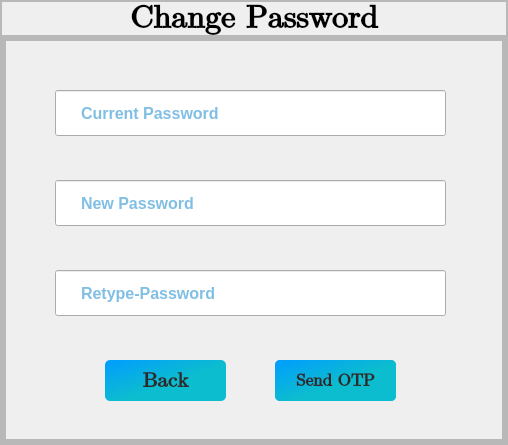
         <widget class="QFrame" name="frame_15">
          <property name="maximumSize">
           <size>
            <width>0</width>
            <height>16777215</height>
           </size>
          </property>
          <property name="frameShape">
           <enum>QFrame::StyledPanel</enum>
          </property>
          <property name="frameShadow">
           <enum>QFrame::Raised</enum>
          </property>
          <layout class="QVBoxLayout" name="verticalLayout">
           <property name="spacing">
            <number>0</number>
           </property>
           <property name="leftMargin">
            <number>0</number>
           </property>
           <property name="topMargin">
            <number>0</number>
           </property>
           <property name="rightMargin">
            <number>0</number>
           </property>
           <property name="bottomMargin">
            <number>0</number>
           </property>
           <item>
            <widget class="QFrame" name="frame_16">
             <property name="maximumSize">
              <size>
               <width>16777215</width>
               <height>50</height>
              </size>
             </property>
             <property name="frameShape">
              <enum>QFrame::StyledPanel</enum>
             </property>
             <property name="frameShadow">
              <enum>QFrame::Raised</enum>
             </property>
             <layout class="QVBoxLayout" name="verticalLayout_8">
              <property name="spacing">
               <number>0</number>
              </property>
              <property name="leftMargin">
               <number>0</number>
              </property>
              <property name="topMargin">
               <number>0</number>
              </property>
              <property name="rightMargin">
               <number>0</number>
              </property>
              <property name="bottomMargin">
               <number>0</number>
              </property>
              <item>
               <widget class="QLabel" name="label_7">
                <property name="font">
                 <font>
                  <family>Cambria Math</family>
                  <pointsize>24</pointsize>
                  <weight>75</weight>
                  <bold>true</bold>
                 </font>
                </property>
                <property name="text">
                 <string>Change Password</string>
                </property>
                <property name="alignment">
                 <set>Qt::AlignCenter</set>
                </property>
               </widget>
              </item>
             </layout>
            </widget>
           </item>
           <item>
            <widget class="QFrame" name="frame_17">
             <property name="frameShape">
              <enum>QFrame::StyledPanel</enum>
             </property>
             <property name="frameShadow">
              <enum>QFrame::Raised</enum>
             </property>
             <layout class="QHBoxLayout" name="horizontalLayout_6">
              <property name="spacing">
               <number>0</number>
              </property>
              <property name="leftMargin">
               <number>0</number>
              </property>
              <property name="topMargin">
               <number>0</number>
              </property>
              <property name="rightMargin">
               <number>0</number>
              </property>
              <property name="bottomMargin">
               <number>0</number>
              </property>
              <item>
               <widget class="QFrame" name="frame_18">
                <property name="frameShape">
                 <enum>QFrame::StyledPanel</enum>
                </property>
                <property name="frameShadow">
                 <enum>QFrame::Raised</enum>
                </property>
                <layout class="QHBoxLayout" name="horizontalLayout_7">
                 <property name="spacing">
                  <number>0</number>
                 </property>
                 <property name="leftMargin">
                  <number>0</number>
                 </property>
                 <property name="topMargin">
                  <number>0</number>
                 </property>
                 <property name="rightMargin">
                  <number>0</number>
                 </property>
                 <property name="bottomMargin">
                  <number>0</number>
                 </property>
                </layout>
               </widget>
              </item>
              <item>
               <widget class="QFrame" name="frame_19">
                <property name="minimumSize">
                 <size>
                  <width>500</width>
                  <height>0</height>
                 </size>
                </property>
                <property name="frameShape">
                 <enum>QFrame::StyledPanel</enum>
                </property>
                <property name="frameShadow">
                 <enum>QFrame::Raised</enum>
                </property>
                <layout class="QVBoxLayout" name="verticalLayout_9">
                 <property name="spacing">
                  <number>0</number>
                 </property>
                 <property name="leftMargin">
                  <number>0</number>
                 </property>
                 <property name="topMargin">
                  <number>0</number>
                 </property>
                 <property name="rightMargin">
                  <number>0</number>
                 </property>
                 <property name="bottomMargin">
                  <number>0</number>
                 </property>
                 <item>
                  <widget class="QFrame" name="frame_21">
                   <property name="frameShape">
                    <enum>QFrame::StyledPanel</enum>
                   </property>
                   <property name="frameShadow">
                    <enum>QFrame::Raised</enum>
                   </property>
                   <layout class="QVBoxLayout" name="verticalLayout_10">
                    <property name="spacing">
                     <number>0</number>
                    </property>
                    <property name="leftMargin">
                     <number>0</number>
                    </property>
                    <property name="topMargin">
                     <number>0</number>
                    </property>
                    <property name="rightMargin">
                     <number>0</number>
                    </property>
                    <property name="bottomMargin">
                     <number>0</number>
                    </property>
                   </layout>
                  </widget>
                 </item>
                 <item>
                  <widget class="QFrame" name="frame_22">
                   <property name="minimumSize">
                    <size>
                     <width>0</width>
                     <height>400</height>
                    </size>
                   </property>
                   <property name="frameShape">
                    <enum>QFrame::StyledPanel</enum>
                   </property>
                   <property name="frameShadow">
                    <enum>QFrame::Raised</enum>
                   </property>
                   <widget class="QLineEdit" name="lineEdit_6">
                    <property name="geometry">
                     <rect>
                      <x>50</x>
                      <y>50</y>
                      <width>391</width>
                      <height>46</height>
                     </rect>
                    </property>
                    <property name="font">
                     <font>
                      <pointsize>12</pointsize>
                      <weight>75</weight>
                      <bold>true</bold>
                     </font>
                    </property>
                    <property name="styleSheet">
                     <string notr="true">color: rgb(2, 125, 202);
padding-left: 23px;
padding-right: 23px;</string>
                    </property>
                    <property name="text">
                     <string/>
                    </property>
                    <property name="echoMode">
                     <enum>QLineEdit::Password</enum>
                    </property>
                    <property name="alignment">
                     <set>Qt::AlignLeading|Qt::AlignLeft|Qt::AlignVCenter</set>
                    </property>
                    <property name="readOnly">
                     <bool>false</bool>
                    </property>
                    <property name="placeholderText">
                     <string>Current Password</string>
                    </property>
                   </widget>
                   <widget class="QLineEdit" name="lineEdit_7">
                    <property name="geometry">
                     <rect>
                      <x>50</x>
                      <y>140</y>
                      <width>391</width>
                      <height>46</height>
                     </rect>
                    </property>
                    <property name="font">
                     <font>
                      <pointsize>12</pointsize>
                      <weight>75</weight>
                      <bold>true</bold>
                     </font>
                    </property>
                    <property name="styleSheet">
                     <string notr="true">color: rgb(2, 125, 202);
padding-left: 23px;
padding-right: 23px;</string>
                    </property>
                    <property name="text">
                     <string/>
                    </property>
                    <property name="echoMode">
                     <enum>QLineEdit::Password</enum>
                    </property>
                    <property name="alignment">
                     <set>Qt::AlignLeading|Qt::AlignLeft|Qt::AlignVCenter</set>
                    </property>
                    <property name="readOnly">
                     <bool>false</bool>
                    </property>
                    <property name="placeholderText">
                     <string>New Password</string>
                    </property>
                   </widget>
                   <widget class="QLineEdit" name="lineEdit_8">
                    <property name="geometry">
                     <rect>
                      <x>50</x>
                      <y>230</y>
                      <width>391</width>
                      <height>46</height>
                     </rect>
                    </property>
                    <property name="font">
                     <font>
                      <pointsize>12</pointsize>
                      <weight>75</weight>
                      <bold>true</bold>
                     </font>
                    </property>
                    <property name="styleSheet">
                     <string notr="true">color: rgb(2, 125, 202);
padding-left: 23px;
padding-right: 23px;</string>
                    </property>
                    <property name="text">
                     <string/>
                    </property>
                    <property name="echoMode">
                     <enum>QLineEdit::Password</enum>
                    </property>
                    <property name="alignment">
                     <set>Qt::AlignLeading|Qt::AlignLeft|Qt::AlignVCenter</set>
                    </property>
                    <property name="readOnly">
                     <bool>false</bool>
                    </property>
                    <property name="placeholderText">
                     <string>Retype-Password</string>
                    </property>
                   </widget>
                   <widget class="QPushButton" name="pushButton_4">
                    <property name="geometry">
                     <rect>
                      <x>270</x>
                      <y>320</y>
                      <width>121</width>
                      <height>41</height>
                     </rect>
                    </property>
                    <property name="font">
                     <font>
                      <family>Cambria Math</family>
                      <pointsize>16</pointsize>
                      <weight>75</weight>
                      <bold>true</bold>
                     </font>
                    </property>
                    <property name="styleSheet">
                     <string notr="true">QPushButton{
	background-color: qlineargradient(spread:pad, x1:0, y1:0, x2:1, y2:0.955, stop:0 rgba(0, 157, 255, 255), stop:0.552239 rgba(12, 188, 207, 255));
	color: rgb(42, 42, 42);
	border-radius: 5px;
}</string>
                    </property>
                    <property name="text">
                     <string>Save</string>
                    </property>
                   </widget>
                   <widget class="QPushButton" name="pushButton_5">
                    <property name="geometry">
                     <rect>
                      <x>100</x>
                      <y>320</y>
                      <width>121</width>
                      <height>41</height>
                     </rect>
                    </property>
                    <property name="font">
                     <font>
                      <family>Cambria Math</family>
                      <pointsize>16</pointsize>
                      <weight>75</weight>
                      <bold>true</bold>
                     </font>
                    </property>
                    <property name="styleSheet">
                     <string notr="true">QPushButton{
	background-color: qlineargradient(spread:pad, x1:0, y1:0, x2:1, y2:0.955, stop:0 rgba(0, 157, 255, 255), stop:0.552239 rgba(12, 188, 207, 255));
	color: rgb(42, 42, 42);
	border-radius: 5px;
}</string>
                    </property>
                    <property name="text">
                     <string>Back</string>
                    </property>
                   </widget>
                   <widget class="QPushButton" name="pushButton_9">
                    <property name="geometry">
                     <rect>
                      <x>270</x>
                      <y>320</y>
                      <width>121</width>
                      <height>41</height>
                     </rect>
                    </property>
                    <property name="font">
                     <font>
                      <family>Cambria Math</family>
                      <pointsize>13</pointsize>
                      <weight>75</weight>
                      <bold>true</bold>
                     </font>
                    </property>
                    <property name="styleSheet">
                     <string notr="true">QPushButton{
	background-color: qlineargradient(spread:pad, x1:0, y1:0, x2:1, y2:0.955, stop:0 rgba(0, 157, 255, 255), stop:0.552239 rgba(12, 188, 207, 255));
	color: rgb(42, 42, 42);
	border-radius: 5px;
}</string>
                    </property>
                    <property name="text">
                     <string>Send OTP</string>
                    </property>
                   </widget>
                   <widget class="QLabel" name="label_10">
                    <property name="geometry">
                     <rect>
                      <x>70</x>
                      <y>303</y>
                      <width>41</width>
                      <height>0</height>
                     </rect>
                    </property>
                    <property name="font">
                     <font>
                      <pointsize>9</pointsize>
                     </font>
                    </property>
                    <property name="text">
                     <string>OTP</string>
                    </property>
                    <property name="alignment">
                     <set>Qt::AlignCenter</set>
                    </property>
                   </widget>
                   <widget class="QLabel" name="label_11">
                    <property name="geometry">
                     <rect>
                      <x>330</x>
                      <y>323</y>
                      <width>121</width>
                      <height>21</height>
                     </rect>
                    </property>
                    <property name="font">
                     <font>
                      <pointsize>9</pointsize>
                      <weight>75</weight>
                      <bold>true</bold>
                     </font>
                    </property>
                    <property name="text">
                     <string/>
                    </property>
                    <property name="alignment">
                     <set>Qt::AlignCenter</set>
                    </property>
                   </widget>
                   <widget class="QLineEdit" name="lineEdit_10">
                    <property name="geometry">
                     <rect>
                      <x>50</x>
                      <y>315</y>
                      <width>271</width>
                      <height>0</height>
                     </rect>
                    </property>
                    <property name="font">
                     <font>
                      <pointsize>12</pointsize>
                      <weight>75</weight>
                      <bold>true</bold>
                     </font>
                    </property>
                    <property name="styleSheet">
                     <string notr="true">color: rgb(2, 125, 202);
padding-left: 23px;
padding-right: 23px;</string>
                    </property>
                    <property name="text">
                     <string/>
                    </property>
                    <property name="alignment">
                     <set>Qt::AlignLeading|Qt::AlignLeft|Qt::AlignVCenter</set>
                    </property>
                    <property name="placeholderText">
                     <string>000000</string>
                    </property>
                   </widget>
                   <widget class="QPushButton" name="pushButton_10">
                    <property name="geometry">
                     <rect>
                      <x>340</x>
                      <y>320</y>
                      <width>101</width>
                      <height>0</height>
                     </rect>
                    </property>
                    <property name="font">
                     <font>
                      <family>Cambria Math</family>
                      <pointsize>12</pointsize>
                      <weight>75</weight>
                      <bold>true</bold>
                     </font>
                    </property>
                    <property name="styleSheet">
                     <string notr="true">QPushButton{
	background-color: qlineargradient(spread:pad, x1:0, y1:0, x2:1, y2:0.955, stop:0 rgba(0, 157, 255, 255), stop:0.552239 rgba(12, 188, 207, 255));
	color: rgb(42, 42, 42);
	border-radius: 5px;
}</string>
                    </property>
                    <property name="text">
                     <string>Resend</string>
                    </property>
                   </widget>
                   <zorder>lineEdit_6</zorder>
                   <zorder>lineEdit_7</zorder>
                   <zorder>lineEdit_8</zorder>
                   <zorder>pushButton_5</zorder>
                   <zorder>label_11</zorder>
                   <zorder>lineEdit_10</zorder>
                   <zorder>pushButton_10</zorder>
                   <zorder>label_10</zorder>
                   <zorder>pushButton_4</zorder>
                   <zorder>pushButton_9</zorder>
                  </widget>
                 </item>
                 <item>
                  <widget class="QFrame" name="frame_23">
                   <property name="frameShape">
                    <enum>QFrame::StyledPanel</enum>
                   </property>
                   <property name="frameShadow">
                    <enum>QFrame::Raised</enum>
                   </property>
                   <layout class="QHBoxLayout" name="horizontalLayout_9">
                    <property name="spacing">
                     <number>0</number>
                    </property>
                    <property name="leftMargin">
                     <number>0</number>
                    </property>
                    <property name="topMargin">
                     <number>0</number>
                    </property>
                    <property name="rightMargin">
                     <number>0</number>
                    </property>
                    <property name="bottomMargin">
                     <number>0</number>
                    </property>
                   </layout>
                  </widget>
                 </item>
                </layout>
               </widget>
              </item>
              <item>
               <widget class="QFrame" name="frame_20">
                <property name="frameShape">
                 <enum>QFrame::StyledPanel</enum>
                </property>
                <property name="frameShadow">
                 <enum>QFrame::Raised</enum>
                </property>
                <layout class="QHBoxLayout" name="horizontalLayout_8">
                 <property name="spacing">
                  <number>0</number>
                 </property>
                 <property name="leftMargin">
                  <number>0</number>
                 </property>
                 <property name="topMargin">
                  <number>0</number>
                 </property>
                 <property name="rightMargin">
                  <number>0</number>
                 </property>
                 <property name="bottomMargin">
                  <number>0</number>
                 </property>
                </layout>
               </widget>
              </item>
             </layout>
            </widget>
           </item>
          </layout>
         </widget>
